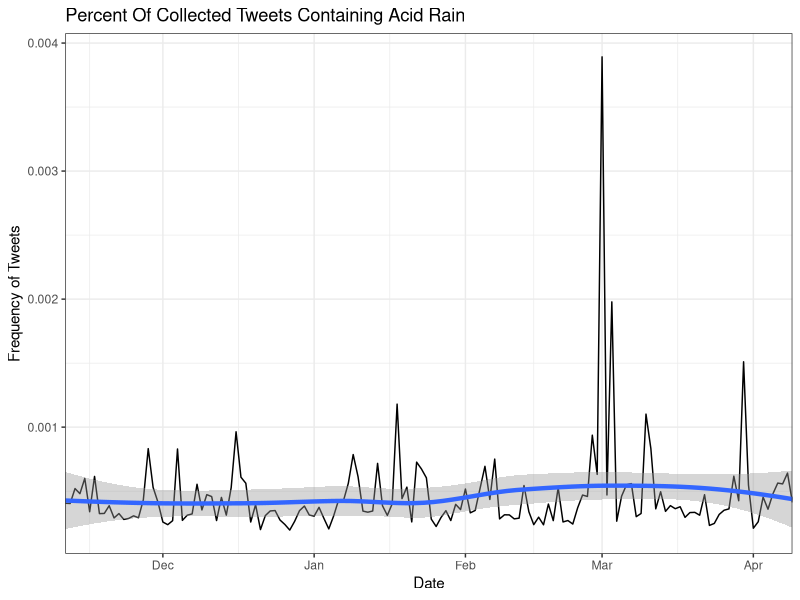
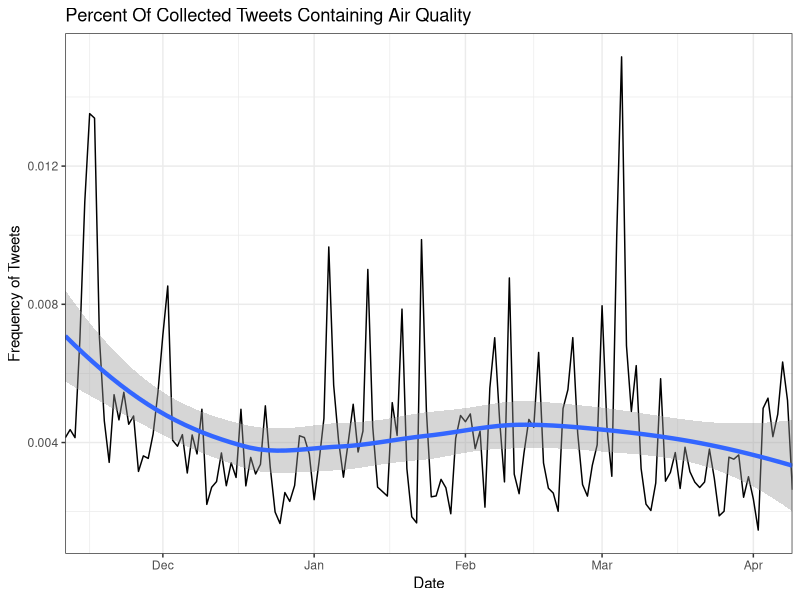
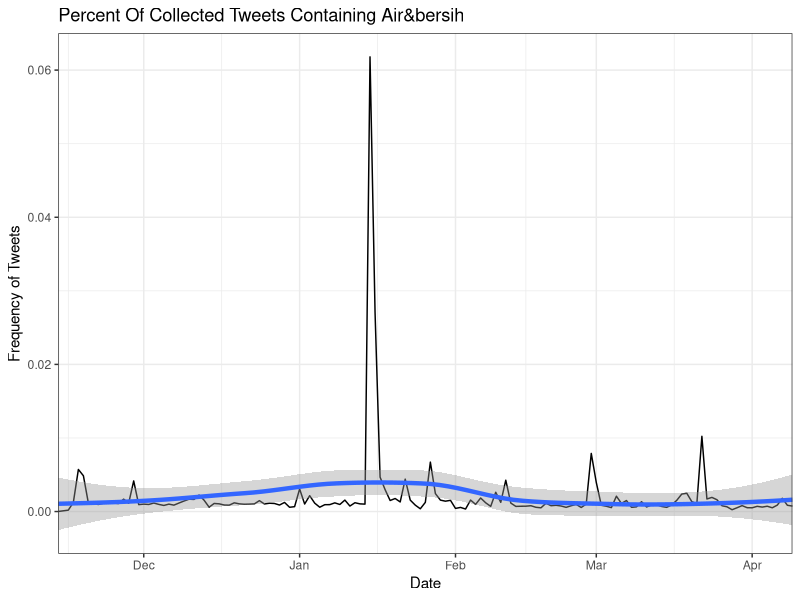
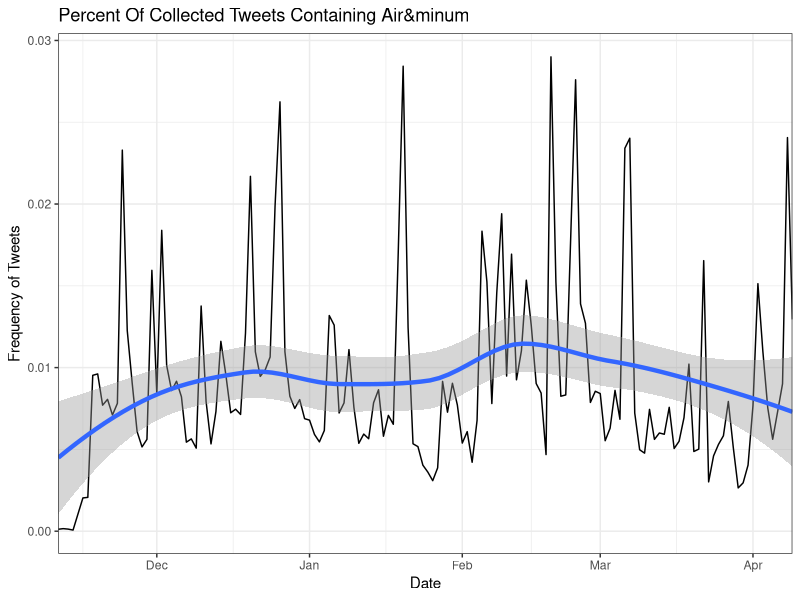
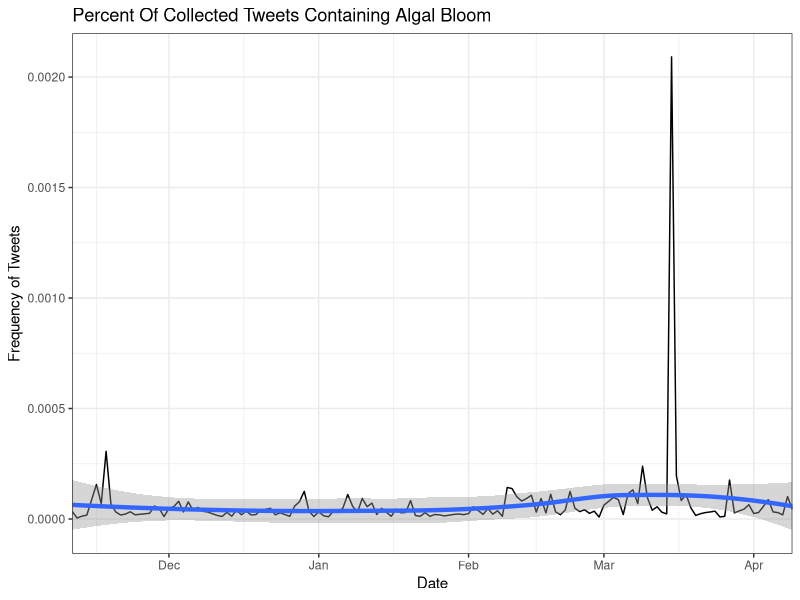
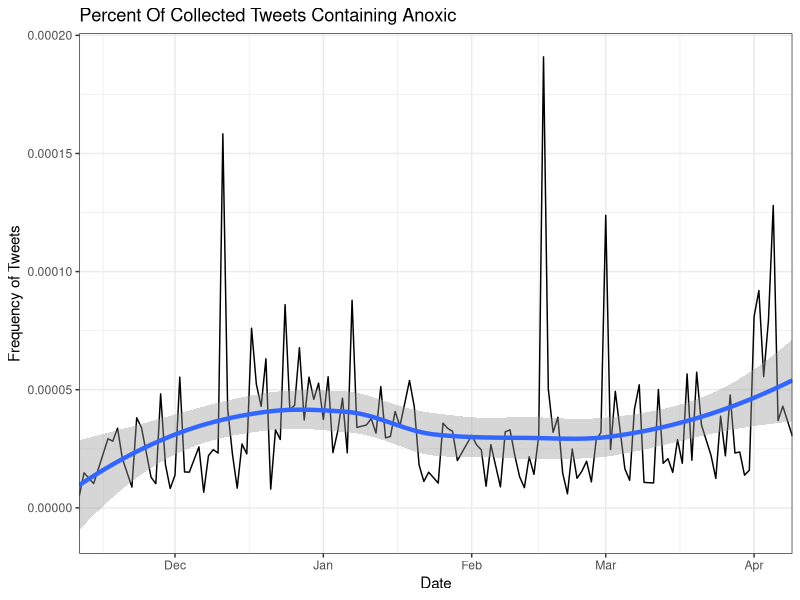
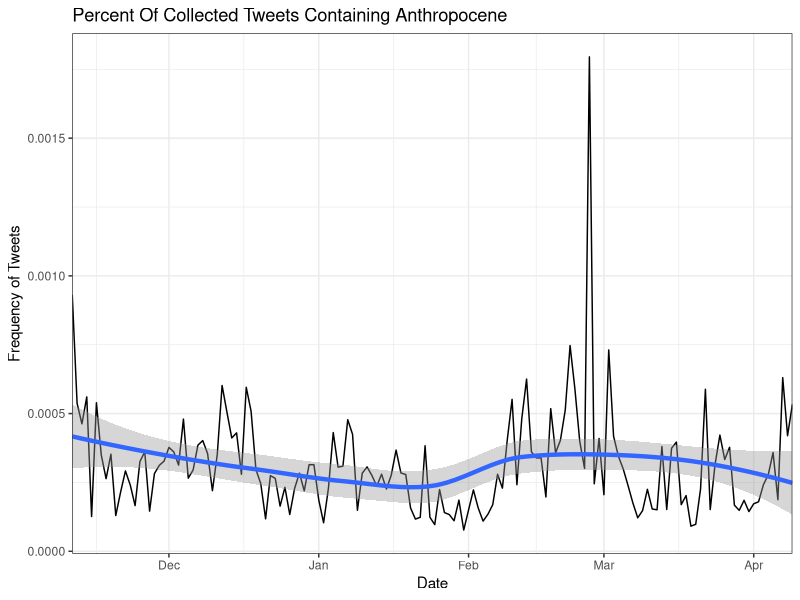
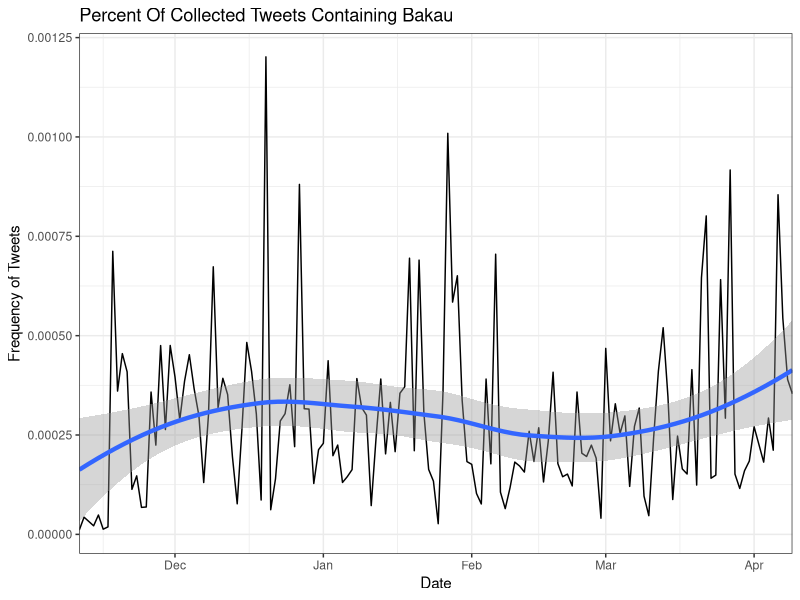

R code for these plots, in order: (Note: this script raises an error after producing the figures.)

#Run the following command
#aws s3 ls s3://ci-tweets/ByKeyword --recursive > Keywords.txt

#than copy that file into your working directory

setwd('D:/Documents and Settings/mcooper/GitHub/Conservation-Tweets/analyze/temporal/from-keys')

library(dplyr)
library(ggplot2)
library(lubridate)

df <- read.table('Keywords.txt', stringsAsFactors = F)
names(df) <- c('Date.Written', 'Time.Written', 'Size', 'Path')

df$date <- substr(df$Path, nchar(df$Path)-13, nchar(df$Path)-4)
df$key <- substr(df$Path, 11, nchar(df$Path)-15)

df$date <- ymd(df$date)

df <- df[df$date > ymd('2016-11-10'), ]

all_days_keys <- names(table(df$key)[table(df$key) > 100])

sel_keys <- c(all_days_keys)

df <- df[df$key %in% sel_keys, ]

daily_total <- df %>% group_by(date) %>% summarize(Total = sum(Size))

df <- merge(df, daily_total)

df$Daily_Perc <- df$Size/df$Total

simpleCap <- function(x) {
  s <- strsplit(x, " ")[[1]]
  paste(toupper(substring(s, 1,1)), substring(s, 2),
        sep="", collapse=" ")
}

plotit <- function(df, words){
  title <- strsplit(words, 'OR', fixed=T)[[1]]
  keys <- gsub('#', '', title)
  
  if (length(keys) == 1){
    sel <- df[df$key==keys, ]
  }
  if (length(keys) > 1){
    sel <- df[df$key %in% keys, ]
    sel <- sel %>% group_by(date) %>% summarize(Daily_Perc=sum(Daily_Perc))
  }
  
  main = simpleCap(paste0('percent of collected tweets containing ', paste0(gsub('.', ' ', title, fixed=T), collapse = ' or ')))
  
  ggplot(sel, aes(x=ymd(date), y=Daily_Perc)) + geom_line() + theme_bw() + 
    geom_smooth(method="loess", size=1.5) + 
    labs(title=main, x='Date', y='Frequency of Tweets') + 
    scale_x_date(expand=c(0,0))
  
  ggsave(paste0(words, '.png'))
}

for (i in all_days_keys){
  plotit(df, i)
}



